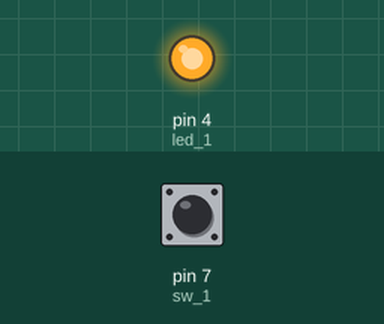
Bench run of a sketch on a simulated Arduino Uno, built with avr-gcc and run on an emulated ATmega328P. On the bench: output pins drawn as LEDs (lit = HIGH). The test bench sets the inputs (shaded band); at power-on: pin 7 (sw_1) HIGH.

Above: at 1.2 s.
1.3 s: pin 7 (sw_1) pulled LOW for 0.15 s
At 1.37 s:
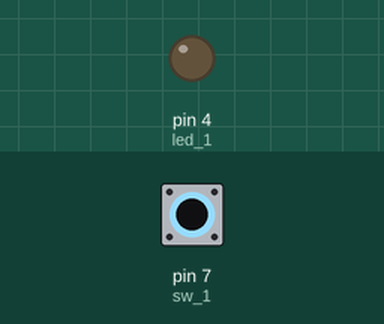
2.9 s: pin 7 (sw_1) pulled LOW for 3.2 s
At 7.5 s:
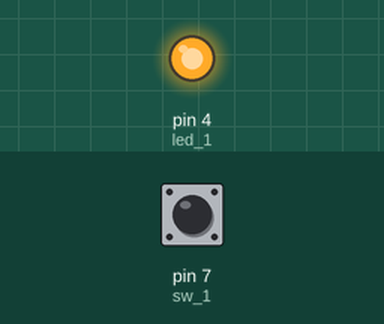
Timing chart, 0 to 9.0 s (numbered marks = the images above; inputs shaded):
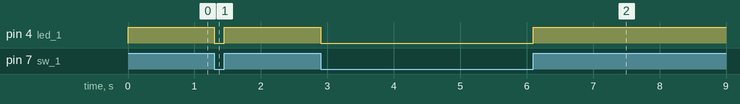

The sketch:

Day_4_class_circuit_1.ino
```cpp
const int led_1 = 4;
const int sw_1 = 7;
void setup(){
  pinMode(led_1,OUTPUT);
  pinMode(sw_1,INPUT);
}
void loop(){
  bool swIn = digitalRead(sw_1);
  digitalWrite(led_1,swIn);
}
```

Measured:
- after the input at 1.3 s, pin 4 (led_1): HIGH → LOW at once, → HIGH 0.15 s later
- after the input at 2.9 s, pin 4 (led_1): HIGH → LOW at once, → HIGH 3.2 s later
